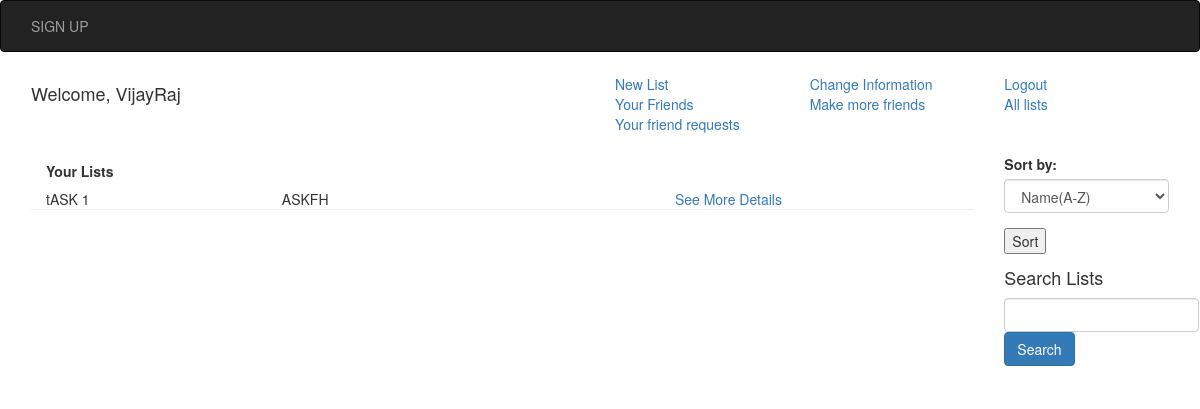
The page /VijayRaj/home (signed in) on the database as committed earlier.
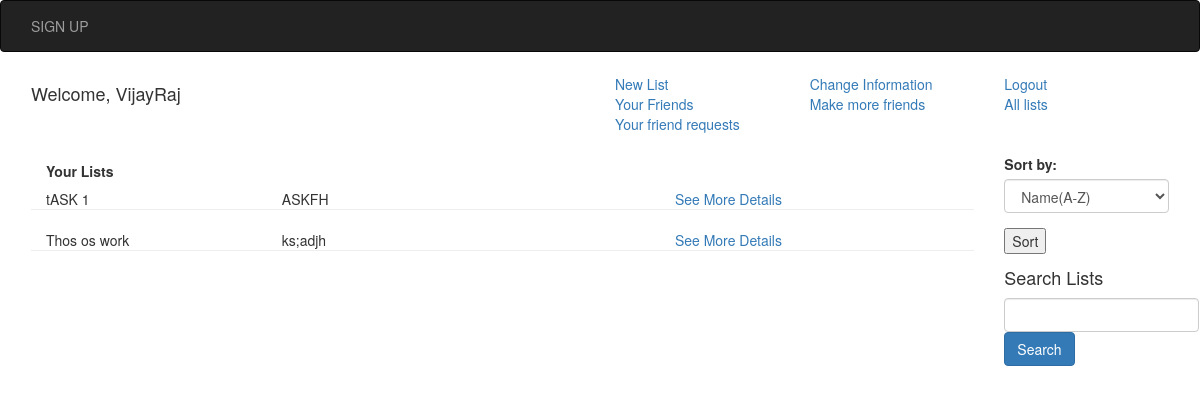
The same page on the database as committed later.
### models.py (models this page shows, shortened)
class User(UserMixin, db.Model):
    id = db.Column('user_id', db.Integer, primary_key=True, autoincrement=True)
    username = db.Column('username', db.String(64), unique=True, nullable=False)
    name = db.Column('name', db.String(120), unique=False, nullable=False)
    dob = db.Column('date_of_birth', db.DateTime, nullable=False)
    email = db.Column('email', db.String(64), nullable=False, unique=True)
    registration_time = db.Column('registration_time',db.DateTime, default=datetime.utcnow)
    password_hash = db.Column('password_hash',db.String(80), nullable=False)
    remember_me = db.Column('remember_me', db.Boolean, unique=False, default=False)
    profile_picture_filename = db.Column('profile_picture_filename', db.String(64))
    profile_picture_url = db.Column('profile_picture_url', db.String(64))
    followed = db.relationship(
    'User', secondary=followers,
    primaryjoin=(followers.c.follower_id == id),
    secondaryjoin=(followers.c.followed_id == id),
    backref=db.backref('followers', lazy='dynamic'), lazy='dynamic')
    tasks = db.relationship(
        'Task',
        backref=db.backref('user', lazy='joined'),
        cascade="all, delete-orphan",
        passive_deletes=True
    )
    lists = db.relationship(
        'List',
        backref=db.backref('user', lazy='joined'),
        cascade="all, delete-orphan",
        passive_deletes=True
    )

class List(db.Model):
    id = db.Column('list_id', db.Integer, primary_key=True, autoincrement=True)
    create_time = db.Column('create_time', db.DateTime, default=datetime.utcnow)
    user_id = db.Column('user_id', db.Integer, db.ForeignKey('user', ondelete='CASCADE'), nullable=False)
    name = db.Column('name', db.String(100), nullable=False)
    description = db.Column('description', db.String(200))
    tasks = db.relationship(
            'Task',
            backref= db.backref('list', lazy='joined'),
            cascade="all, delete-orphan",
            passive_deletes=True
        )
    all_users = db.relationship(
    'User', secondary=shared_lists,
    backref=db.backref('all_lists', lazy='dynamic'), lazy='dynamic')

### api/add_task.py (the view, shortened to what this page needs)
@task_blueprint.route('/<user_name>/home',methods=['POST','GET'])
@login_required
def go_home(user_name):
    userid=User.query.filter(User.username==user_name).first().id
    sort_form=SortForm()
    Tasks=Task.query.filter(Task.user_id==userid)
    print(Tasks)
    lists = List.query.filter(List.user_id==userid)
    return render_template('home.html', sort_form=sort_form,user=User.query.get(userid),tasks=Tasks,lists=lists)

### api/add_task.py
class SortForm(FlaskForm):
    criteria = SelectField('Sort by:', choices=[('Deadline(near)','Deadline(near)'),('Deadline(far)','Deadline(far)'),('Name(A-Z)','Name(A-Z)'),('Name(Z-A)','Name(Z-A)')],default='Name(A-Z)')

### app.py (called while the page is built)
@login_manager.user_loader
def load_user(user_id):
    return User.query.get(int(user_id))

### models.py (called while the page is built)
@event.listens_for(engine.Engine, 'connect')
def __set_sqlite_pragma(db_conn, conn_record):
    cursor = db_conn.cursor()
    cursor.execute('PRAGMA foreign_keys=ON;')
    cursor.close()

### templates/home.html (shortened to what this page needs)
{% extends 'base.html' %}
{% block content %}
<div class="row">
<div class="col-sm-6"><h4>Welcome, {{ user.name }}</h4></div>
<div class="col-sm-6">
	<div class="row">
		<div class="col-sm-4"><a href="/{{user.username}}/addlist">New List</a></div>
		<div class="col-sm-4"><a href="/{{user.username}}/update_information">Change Information</a></div>
		<div class="col-sm-4"><a href="/{{user.username}}/logout">Logout</a></div>
	</div>
	<div class="row">
		<div class="col-sm-4"><a href="/{{user.username}}/friends">Your Friends</a></div>
		<div class="col-sm-4"><a href="/{{user.username}}/follow">Make more friends</a></div>
		<div class="col-sm-4"><a href="/{{user.username}}/all_lists">All lists</a></div>
	</div>
	<div class="row">
		<div class="col-sm-4"><a href="/{{user.username}}/friend_requests">Your friend requests</a></div>
		<div class="col-sm-8"></div>
	</div>
</div>
</div>
<br>
<div class="row">
	<div class="col-sm-10">
		<div>
			<div class="container-fluid"><h5><b>Your Lists</b></h5></div>
			<div class="container-fluid">
				{% if lists %}
				{% for list in lists %}
				<div class="row">
					<div class="col-sm-3">{{list.name}}</div>
					<div class="col-sm-5">{{list.description}}</div>
					<div class="col-sm-4"><a href="/{{user.username}}/list/{{list.id}}">See More Details</a></div>
					<hr>
				</div>
			{% endfor %}
			{% endif %}
			</div>
		</div>
	</div>
	<div class="col-sm-2">
		<form class="" action="/{{user.username}}/home" method="POST">
            {% from "_formhelpers.html" import render_field %}
            <div class="form-group">{{render_field(sort_form.criteria, class_="form-control")}}</div>
            <input type="submit" value="Sort">
		</form>
	<div class="sidebar-module sidebar-module-inset">
			<h4>Search Lists</h4>
			<form class="form-inline" method="GET" action="/{{user.username}}/search_lists">
				<div class="form-group">
					<input type="text" class="form-control" name="query" id="query">
				</div>
				<button type="submit" class="btn btn-primary">Search</button>
			</form>
	</div>
	</div>
</div>
{% endblock %}

### templates/base.html (shortened to what this page needs)
<html>
	<head>
		<link rel="stylesheet" href="https://maxcdn.bootstrapcdn.com/bootstrap/3.3.7/css/bootstrap.min.css">
	</head>
	<body>
            <nav class="navbar navbar-inverse">
                <div class="container-fluid">
                    <ul class="nav navbar-nav">
                        <li><a href="/user/registration">SIGN UP</a></li>
                    </ul>
                </div>
            </nav>
        <div class="container">
            {% block content %}{% endblock %}
        </div>
	</body>
</html>

### templates/_formhelpers.html (shortened to what this page needs)
{% macro render_field(field) %}
	{{ field.label }}
	{{ field(**kwargs)|safe }}
{% endmacro %}

### templates/base.html (style rules this page uses)
.container { padding: 2px 16px; }

Rows that differ between the two databases and show on the page:
added List: name "Thos os work", description "ks;adjh"
